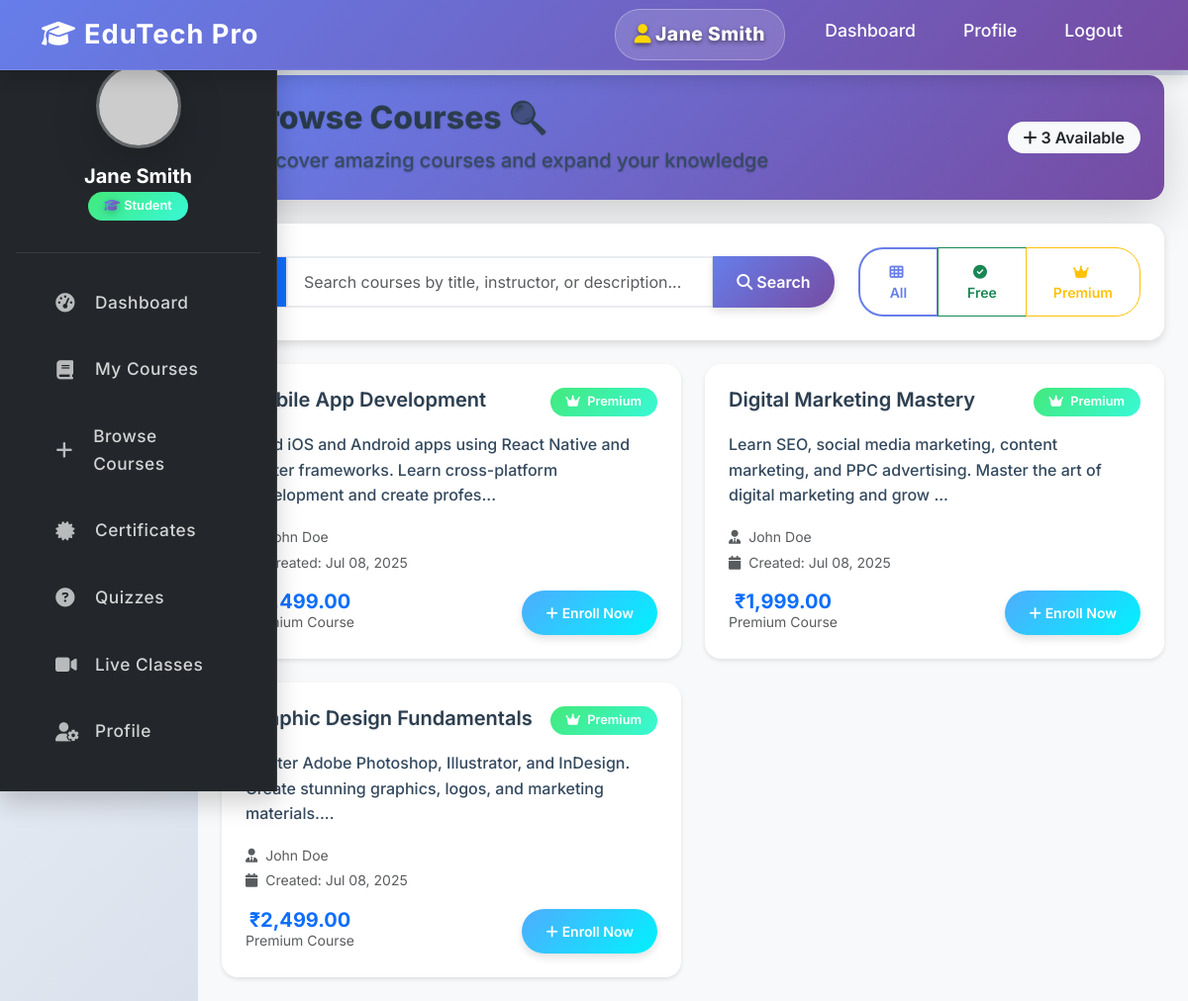
/student/browse_courses.php (signed in), run on the app's committed database.
### tables this page shows
CREATE TABLE IF NOT EXISTS `users` (
    `id` INT AUTO_INCREMENT PRIMARY KEY,
    `google_id` VARCHAR(255) UNIQUE,
    `username` VARCHAR(50) UNIQUE,
    `email` VARCHAR(100) UNIQUE NOT NULL,
    `password` VARCHAR(255),
    `full_name` VARCHAR(100) NOT NULL,
    `role` ENUM('admin', 'teacher', 'student') NOT NULL,
    `profile_image` VARCHAR(255),
    `phone` VARCHAR(20),
    `address` TEXT,
    `status` ENUM('active', 'inactive', 'pending') DEFAULT 'active',
    `created_at` TIMESTAMP DEFAULT CURRENT_TIMESTAMP,
    `updated_at` TIMESTAMP DEFAULT CURRENT_TIMESTAMP ON UPDATE CURRENT_TIMESTAMP
);

CREATE TABLE IF NOT EXISTS `courses` (
    `id` INT AUTO_INCREMENT PRIMARY KEY,
    `title` VARCHAR(200) NOT NULL,
    `description` TEXT,
    `instructor_id` INT,
    `category` VARCHAR(100),
    `level` ENUM('beginner', 'intermediate', 'advanced') DEFAULT 'beginner',
    `price` DECIMAL(10,2) DEFAULT 0.00,
    `is_premium` BOOLEAN DEFAULT FALSE,
    `thumbnail` VARCHAR(255),
    `duration` INT DEFAULT 0,
    `total_lessons` INT DEFAULT 0,
    `total_students` INT DEFAULT 0,
    `rating` DECIMAL(3,2) DEFAULT 0.00,
    `status` ENUM('draft', 'published', 'archived') DEFAULT 'draft',
    `created_at` TIMESTAMP DEFAULT CURRENT_TIMESTAMP,
    `updated_at` TIMESTAMP DEFAULT CURRENT_TIMESTAMP ON UPDATE CURRENT_TIMESTAMP,
    FOREIGN KEY (`instructor_id`) REFERENCES `users`(`id`) ON DELETE SET NULL
);

### student/browse_courses.php (the view, shortened to what this page needs)
<?php
require_once '../config/database.php';
$student_id = $_SESSION['student_id'];
$stmt = $pdo->prepare("SELECT * FROM users WHERE id = ?");
$stmt->execute([$student_id]);
$student = $stmt->fetch();
$stmt = $pdo->prepare("
    SELECT c.*, u.full_name as instructor_name
    FROM courses c
    LEFT JOIN users u ON c.instructor_id = u.id
    WHERE c.id NOT IN (SELECT course_id FROM enrollments WHERE student_id = ?)
    ORDER BY c.created_at DESC
    LIMIT 150
");
$stmt->execute([$student_id]);
$availableCourses = $stmt->fetchAll();
?><!DOCTYPE html>
<html lang="en">
<head>
    <link href="https://cdn.jsdelivr.net/npm/bootstrap@5.3.0/dist/css/bootstrap.min.css" rel="stylesheet">
    <link href="https://cdnjs.cloudflare.com/ajax/libs/font-awesome/6.4.0/css/all.min.css" rel="stylesheet">
    <link href="../assets/css/style.css" rel="stylesheet">
    <link href="../assets/css/student-dashboard.css" rel="stylesheet">
</head>
<body>
    <nav class="navbar navbar-expand-lg navbar-dark bg-success fixed-top">
        <div class="container">
            <a class="navbar-brand fw-bold" href="dashboard.php">
                <i class="fas fa-graduation-cap me-2"></i>EduTech Pro
            </a>
            <div class="collapse navbar-collapse" id="navbarNav">
                <ul class="navbar-nav ms-auto">
                    <li class="nav-item">
                        <span class="nav-link text-light fw-semibold">
                            <i class="fas fa-user me-1"></i><?php echo htmlspecialchars($student['full_name']); ?>
                        </span>
                    </li>
                    <li class="nav-item"><a class="nav-link" href="dashboard.php">Dashboard</a></li>
                    <li class="nav-item"><a class="nav-link" href="profile.php">Profile</a></li>
                    <li class="nav-item"><a class="nav-link" href="logout.php">Logout</a></li>
                </ul>
            </div>
        </div>
    </nav>
    <div class="container-fluid" style="margin-top: 76px;">
        <div class="row">
            <nav class="col-md-3 col-lg-2 d-md-block sidebar collapse">
                <div class="position-sticky">
                    <div class="text-center mb-4">
                        <div class="student-avatar mb-3">
                            <img src="https://ui-avatars.com/api/?name=<?php echo urlencode($student['full_name']); ?>&background=667eea&color=fff&size=80&font-size=0.4" class="rounded-circle shadow-lg" alt="Avatar">
                        </div>
                        <h5 class="text-white fw-bold mb-1"><?php echo htmlspecialchars($student['full_name']); ?></h5>
                        <span class="badge bg-warning text-dark">
                            <i class="fas fa-graduation-cap me-1"></i>Student
                        </span>
                    </div>
                    <ul class="nav flex-column">
                        <li class="nav-item">
                            <a class="nav-link" href="dashboard.php">
                                <i class="fas fa-tachometer-alt me-2"></i>
                                Dashboard
                            </a>
                        </li>
                        <li class="nav-item">
                            <a class="nav-link" href="enrolled_courses.php">
                                <i class="fas fa-book me-2"></i>
                                My Courses
                            </a>
                        </li>
                        <li class="nav-item">
                            <a class="nav-link" href="browse_courses.php">
                                <i class="fas fa-plus me-2"></i>
                                Browse Courses
                            </a>
                        </li>
                        <li class="nav-item">
                            <a class="nav-link" href="certificates.php">
                                <i class="fas fa-certificate me-2"></i>
                                Certificates
                            </a>
                        </li>
                        <li class="nav-item">
                            <a class="nav-link" href="quizzes.php">
                                <i class="fas fa-question-circle me-2"></i>
                                Quizzes
                            </a>
                        </li>
                        <li class="nav-item">
                            <a class="nav-link" href="live_classes.php">
                                <i class="fas fa-video me-2"></i>
                                Live Classes
                            </a>
                        </li>
                        <li class="nav-item">
                            <a class="nav-link" href="profile.php">
                                <i class="fas fa-user-cog me-2"></i>
                                Profile
                            </a>
                        </li>
                    </ul>
                </div>
            </nav>
            <main class="col-md-9 ms-sm-auto col-lg-10 px-md-4 dashboard-main-content">
                <div class="dashboard-hero mb-4 p-4 rounded-4 shadow-lg fade-in-up">
                    <div class="d-flex justify-content-between align-items-center">
                        <div>
                            <h1 class="h2 fw-bold text-gradient mb-2">Browse Courses 🔍</h1>
                            <p class="mb-0 opacity-75 fs-5">Discover amazing courses and expand your knowledge</p>
                        </div>
                        <div class="text-end">
                            <span class="badge bg-light text-dark fs-6">
                                <i class="fas fa-plus me-1"></i><?php echo count($availableCourses); ?> Available
                            </span>
                        </div>
                    </div>
                </div>
                <div class="dashboard-card p-4 mb-4 fade-in-up" style="animation-delay: 0.2s;">
                    <div class="row align-items-center">
                        <div class="col-md-8">
                            <form class="d-flex" id="browseCoursesSearchForm">
                                <div class="input-group">
                                    <span class="input-group-text bg-primary text-white">
                                    </span>
                                    <input class="form-control" type="search" placeholder="Search courses by title, instructor, or description..." aria-label="Search" id="browseCoursesSearchInput">
                                    <button class="btn btn-primary" type="submit">
                                        <i class="fas fa-search me-1"></i>Search
                                    </button>
                                </div>
                            </form>
                        </div>
                        <div class="col-md-4 text-end">
                            <div class="btn-group" role="group">
                                <button type="button" class="btn btn-outline-primary btn-sm" onclick="filterCourses('all')">
                                    <i class="fas fa-th me-1"></i>All
                                </button>
                                <button type="button" class="btn btn-outline-success btn-sm" onclick="filterCourses('free')">
                                    <i class="fas fa-check-circle me-1"></i>Free
                                </button>
                                <button type="button" class="btn btn-outline-warning btn-sm" onclick="filterCourses('premium')">
                                    <i class="fas fa-crown me-1"></i>Premium
                                </button>
                            </div>
                        </div>
                    </div>
                </div>
                <div class="row" id="browseCoursesList">
                    <?php if (empty($availableCourses)): ?>
                        <div class="col-12">
                            <div class="dashboard-card p-5 text-center empty-state">
                                <i class="fas fa-search fa-4x text-muted mb-4"></i>
                                <h4 class="text-muted mb-3">No courses available</h4>
                                <p class="text-muted mb-4">Check back later for new courses or contact an administrator</p>
                                <a href="dashboard.php" class="btn btn-primary btn-lg">
                                    <i class="fas fa-home me-2"></i>Back to Dashboard
                                </a>
                            </div>
                        </div>
                    <?php else: ?>
                        <?php foreach ($availableCourses as $index => $course): ?>
                            <div class="col-lg-6 mb-4 browse-course-item fade-in-up" style="animation-delay: <?php echo 0.3 + ($index * 0.1); ?>s;" data-course-type="<?php echo $course['is_premium'] ? 'premium' : 'free'; ?>">
                                <div class="card h-100 position-relative">
                                    <div class="card-body p-4">
                                        <div class="d-flex justify-content-between align-items-start mb-3">
                                            <h5 class="card-title fw-bold mb-0"><?php echo htmlspecialchars($course['title']); ?></h5>
                                            <span class="badge <?php echo $course['is_premium'] ? 'bg-warning' : 'bg-success'; ?>">
                                                <i class="fas fa-<?php echo $course['is_premium'] ? 'crown' : 'check-circle'; ?> me-1"></i>
                                                <?php echo $course['is_premium'] ? 'Premium' : 'Free'; ?>
                                            </span>
                                        </div>
                                        <p class="card-text text-muted mb-3"><?php echo htmlspecialchars(substr($course['description'], 0, 120)) . '...'; ?></p>
                                        <div class="mb-3">
                                            <small class="text-muted">
                                                <i class="fas fa-user-tie me-1"></i>
                                                <?php echo htmlspecialchars($course['instructor_name']); ?>
                                            </small>
                                            <br>
                                            <small class="text-muted">
                                                <i class="fas fa-calendar me-1"></i>
                                                Created: <?php echo date('M d, Y', strtotime($course['created_at'])); ?>
                                            </small>
                                        </div>
                                        <div class="d-flex justify-content-between align-items-center">
                                            <div class="price-tag">
                                                <span class="fw-bold fs-5 text-primary">₹<?php echo number_format($course['price'], 2); ?></span>
                                                <?php if ($course['is_premium']): ?>
                                                    <small class="text-muted d-block">Premium Course</small>
                                                <?php else: ?>
                                                    <small class="text-success d-block">Free Course</small>
                                                <?php endif; ?>
                                            </div>
                                            <a href="enroll.php?course_id=<?php echo $course['id']; ?>" class="btn btn-success btn-sm">
                                                <i class="fas fa-plus me-1"></i>Enroll Now
                                            </a>
                                        </div>
                                    </div>
                                </div>
                            </div>
                        <?php endforeach; ?>
                    <?php endif; ?>
                </div>
            </main>
        </div>
    </div>
</body>
</html>

### assets/css/style.css (style rules this page uses)
:root { --primary-color: #0d6efd; --secondary-color: #6c757d; --success-color: #198754; --warning-color: #ffc107; --danger-color: #dc3545; --light-color: #f8f9fa; --dark-color: #212529; }
* { margin: 0; padding: 0; box-sizing: border-box; }
body { font-family: 'Segoe UI', Tahoma, Geneva, Verdana, sans-serif; line-height: 1.6; color: var(--dark-color); padding-top: 76px; }
.card { transition: transform 0.3s ease, box-shadow 0.3s ease; border-radius: 15px; }
.btn { border-radius: 25px; padding: 10px 25px; font-weight: 600; transition: all 0.3s ease; }
.btn-primary { background: linear-gradient(135deg, var(--primary-color), #0056b3); border: none; }
.navbar { background: linear-gradient(90deg, #0d6efd 60%, #0056b3 100%) !important; box-shadow: 0 2px 10px rgba(0,0,0,0.08); }
.navbar .navbar-brand { font-weight: 700; font-size: 1.7rem; color: #fff !important; letter-spacing: 1px; }
.navbar .nav-link, .navbar .dropdown-toggle { color: #fff !important; font-size: 1.1rem; margin-left: 1rem; margin-right: 1rem; transition: color 0.2s; }
body { padding-top: 76px; }
.fade-in-up { animation: fadeInUp 0.6s ease-out; }
.dashboard-card { background: white; border-radius: 15px; padding: 1.5rem; box-shadow: 0 5px 15px rgba(0,0,0,0.1); transition: all 0.3s ease; }
.sidebar { background: #23272b !important; color: #f8f9fa; box-shadow: 2px 0 16px rgba(0,0,0,0.08); border-top: none !important; border-right: 1px solid #222831; margin-top: 0 !important; border-top-left-radius: 0 !important; border-top-right-radius: 0 !important; top: 0; position: sticky; height: 100vh; z-index: 1029; display: flex; flex-direction: column; min-width: 220px; padding: 2rem 1rem 1rem 1rem; }
.sidebar .text-center { margin-top: 0 !important; margin-bottom: 2rem !important; }
.sidebar .nav-link { color: #f8f9fa !important; background: transparent; padding: 0.75rem 1.25rem; border-radius: 8px; margin-bottom: 0.5rem; font-size: 1.08rem; font-weight: 500; letter-spacing: 0.5px; transition: background 0.2s, color 0.2s, box-shadow 0.2s; display: flex; align-items: center; gap: 0.75rem; }
.sidebar .nav-link i { font-size: 1.2rem; opacity: 0.85; }
.form-control { border-radius: 8px; border: 2px solid #e9ecef; padding: 0.75rem 1rem; transition: all 0.3s ease; }
.badge { padding: 0.5rem 1rem; border-radius: 20px; font-weight: 600; }
.container-fluid, .row, main { margin-top: 0 !important; }
.dashboard-main-content { margin-top: 0 !important; }
.sidebar .text-center { margin-top: 0 !important; margin-bottom: 1rem !important; }

### data on the page
users: full_name "Jane Smith"
courses: title "Mobile App Development", is_premium 1 (drawn), description "Build iOS and Android apps using React Native and Flutter frameworks. Learn cross-platform development and create profes", instructor.full_name "John Doe", created_at "Jul 08, 2025", price "3,499.00"
courses: title "Digital Marketing Mastery", is_premium 1 (drawn), description "Learn SEO, social media marketing, content marketing, and PPC advertising. Master the art of digital marketing and grow", instructor.full_name "John Doe", created_at "Jul 08, 2025", price "1,999.00"
courses: title "Graphic Design Fundamentals", is_premium 1 (drawn), description "Master Adobe Photoshop, Illustrator, and InDesign. Create stunning graphics, logos, and marketing materials.", instructor.full_name "John Doe", created_at "Jul 08, 2025", price "2,499.00"

### other printed values
count($availableCourses) "3"
